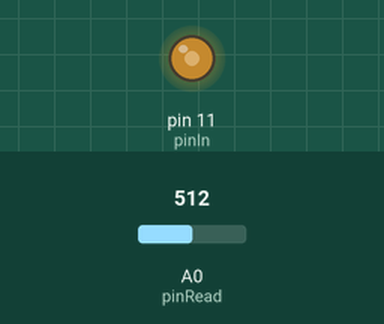
This sketch was run on a simulated Arduino Uno, built with avr-gcc and run on an emulated ATmega328P. On the bench: output pins drawn as LEDs (lit = HIGH). The inputs (shaded band) are chosen by the test bench; at power-on: A0 (pinRead) = 512. What the sketch prints to the serial monitor is not drawn.

Above: at 0.1 s.
Timing chart, 0 to 1.6 s (numbered marks = the images above):
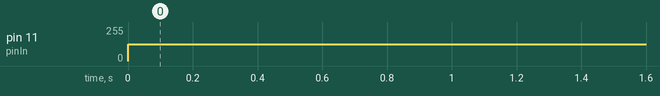

The sketch:

IO_RC_PWM_01.ino
```cpp
/*
*/

int pinIn = 11;
int pinRead = A0;
int Vin = 0;
int Vread = 0;

void setup() {
  // initialize serial communication at 9600 bits per second:
  Serial.begin(9600);
  pinMode(pinIn, OUTPUT); // sets the pin as output
}

// the loop routine runs over and over again forever:
void loop() {

  analogWrite(pinIn,127);

  int valor = 0;
  Vread = analogRead(pinRead);
  // print out the value you read:
  Serial.println(Vread);
  delay(100);        // delay in between reads for stability
}
```

Measured:
- by itself, pin 11 (pinIn): 0/255 → 127/255 at 0.00 s
